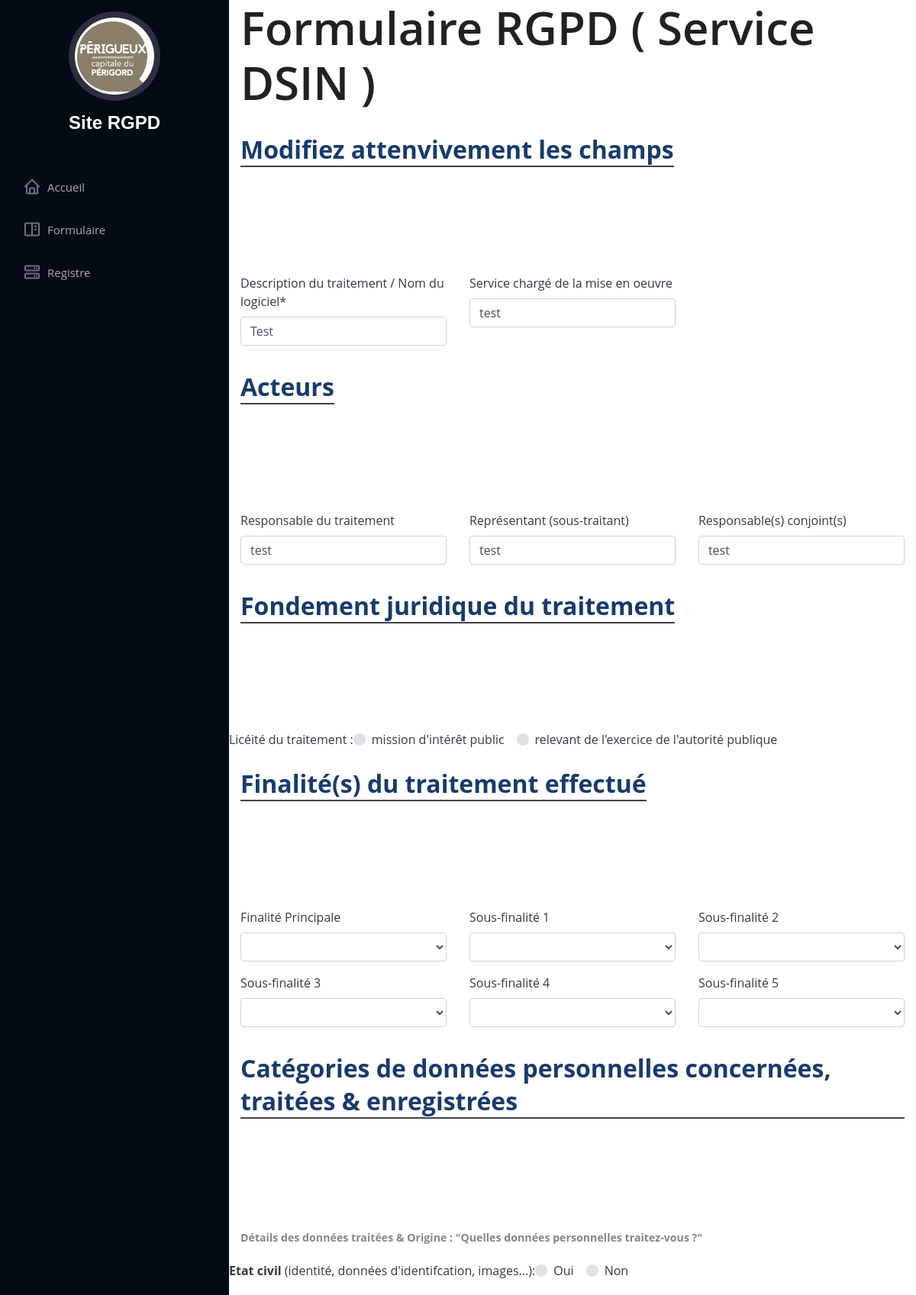
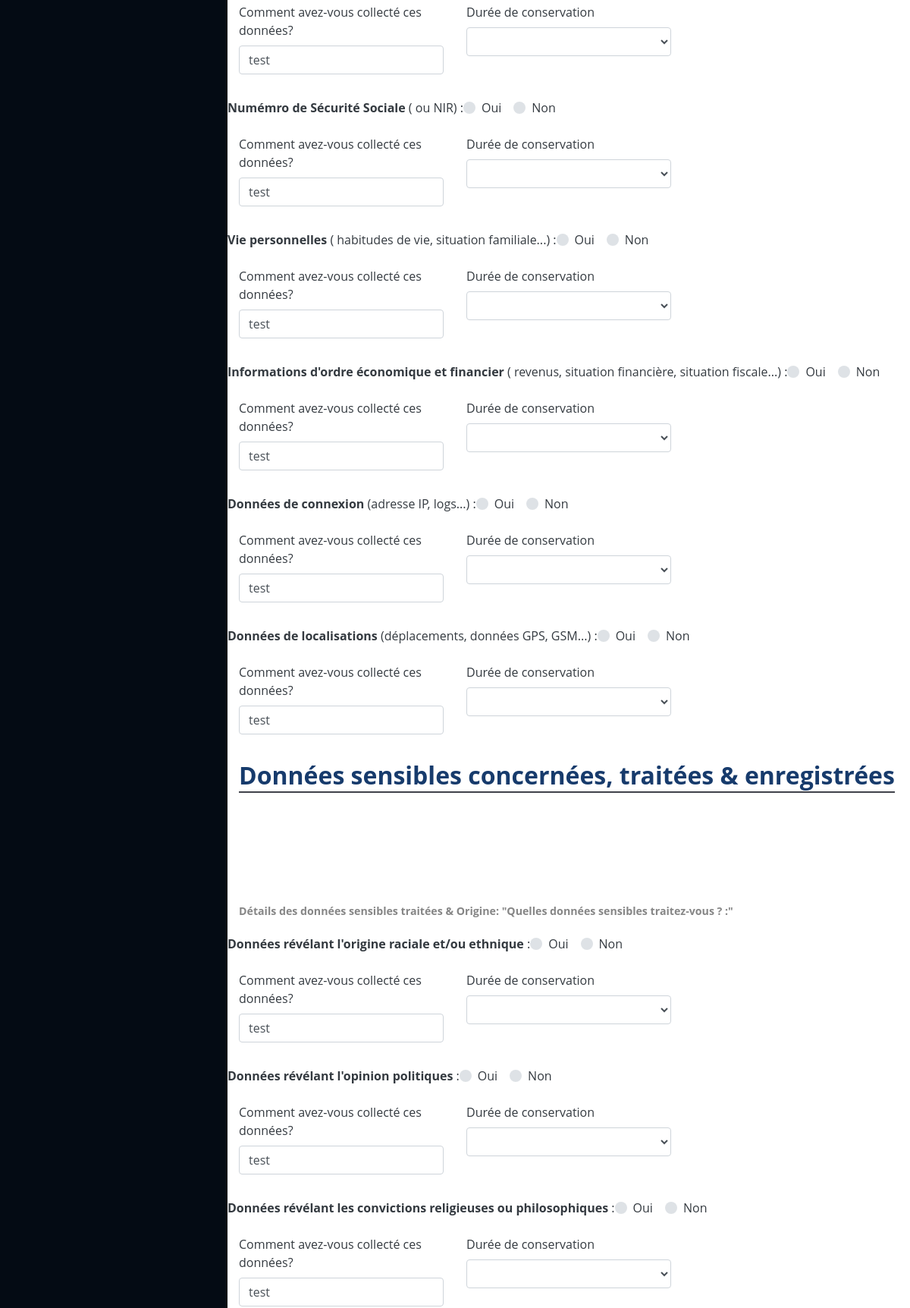
The app's page /modifier.php?ref=1 (upper part) with its own data (2 pictures, top to bottom).
### tables this page shows
CREATE TABLE `formulaire` (
  `Ref` int(11) NOT NULL,
  `Nom` varchar(500) NOT NULL,
  `Mdp` varchar(500) NOT NULL,
  `Liceite` varchar(100) NOT NULL,
  `Auteur` varchar(500) NOT NULL,
  `Service` varchar(500) NOT NULL,
  `Responsable1` varchar(500) NOT NULL,
  `Responsable2` varchar(500) NOT NULL,
  `Representant` varchar(500) NOT NULL,
  `FinaliteP` varchar(100) NOT NULL,
  `Finalite1` varchar(100) NOT NULL,
  `Finalite2` varchar(100) NOT NULL,
  `Finalite3` varchar(100) NOT NULL,
  `Finalite4` varchar(100) NOT NULL,
  `Finalite5` varchar(100) NOT NULL,
  `Etat` varchar(100) NOT NULL,
  `Collecte1` varchar(500) NOT NULL,
  `Duree1` varchar(100) NOT NULL,
  `NSS` varchar(100) NOT NULL,
  `Collecte2` varchar(500) NOT NULL,
  `Duree2` varchar(100) NOT NULL,
  `Viepers` varchar(100) NOT NULL,
  `Collecte3` varchar(500) NOT NULL,
  `Duree3` varchar(100) NOT NULL,
  `Economique` varchar(100) NOT NULL,
  `Collecte4` varchar(500) NOT NULL,
  `Duree4` varchar(100) NOT NULL,
  `Connexion` varchar(100) NOT NULL,
  `Collecte5` varchar(500) NOT NULL,
  `Duree5` varchar(100) NOT NULL,
  `Localisation` varchar(100) NOT NULL,
  `Collecte6` varchar(500) NOT NULL,
  `Duree6` varchar(100) NOT NULL,
  `Origine` varchar(100) NOT NULL,
  `Collecte7` varchar(500) NOT NULL,
  `Duree7` varchar(100) NOT NULL,
  `Politique` varchar(100) NOT NULL,
  `Collecte8` varchar(500) NOT NULL,
  `Duree8` varchar(100) NOT NULL,
  `Conviction` varchar(100) NOT NULL,
  `Collecte9` varchar(500) NOT NULL,
  `Duree9` varchar(100) NOT NULL,
  `Syndicale` varchar(100) NOT NULL,
  `Collecte10` varchar(500) NOT NULL,
  `Duree10` varchar(100) NOT NULL,
  `Medicale` varchar(100) NOT NULL,
  `Collecte11` varchar(500) NOT NULL,
  `Duree11` varchar(100) NOT NULL,
  `Orientation` varchar(100) NOT NULL,
  `Collecte12` varchar(500) NOT NULL,
  `Duree12` varchar(100) NOT NULL,
  `Infraction` varchar(100) NOT NULL,
  `Collecte13` varchar(500) NOT NULL,
  `Duree13` varchar(100) NOT NULL,
  `Echange1` varchar(100) NOT NULL,
  `Echange2` varchar(100) NOT NULL,
  `Echange3` varchar(100) NOT NULL,
  `Destinataire1` varchar(100) NOT NULL,
  `Destinataire2` varchar(100) NOT NULL,
  `Destinataire3` varchar(100) NOT NULL,
  `Destinataire4` varchar(100) NOT NULL,
  `HorsUE` varchar(100) NOT NULL,
  `DestinataireHUE1` varchar(500) NOT NULL,
  `Pays1` varchar(500) NOT NULL,
  `Garantie1` varchar(100) NOT NULL,
  `DestinataireHUE2` varchar(500) NOT NULL,
  `Pays2` varchar(500) NOT NULL,
  `Garantie2` varchar(100) NOT NULL,
  `DestinataireHUE3` varchar(500) NOT NULL,
  `Pays3` varchar(500) NOT NULL,
  `Garantie3` varchar(100) NOT NULL,
  `DestinataireHUE4` varchar(500) NOT NULL,
  `Pays4` varchar(500) NOT NULL,
  `Garantie4` varchar(100) NOT NULL,
  `Securite1` varchar(100) NOT NULL,
  `Securite2` varchar(100) NOT NULL,
  `Securite3` varchar(100) NOT NULL,
  `Technologie1` varchar(100) NOT NULL,
  `Technologie2` varchar(100) NOT NULL,
  `Autre` varchar(500) NOT NULL
);

### modifier.php (the view, shortened to what the rows shown need)
<?php
  require ("config.php");
  try
  {
    $db = new PDO("mysql:host=$host;dbname=$base;charset=utf8",$login,$motdepasse);
  }
  catch (PDOException $e)
  {
    echo "Erreur : ".$e->getMessage();
    die();
  }
  $manager = new FormulaireManager($db);
?>
<!DOCTYPE html>
<html lang="fr">
<head>
  <link href="assets/css/style.css" rel="stylesheet">
  <link href="assets/vendor/icofont/icofont.min.css" rel="stylesheet">
  <link href="assets/vendor/boxicons/css/boxicons.min.css" rel="stylesheet">
  <link rel="stylesheet" href="css/bootstrap.min.css"/>
  <link rel="stylesheet" href="css/font-awesome.min.css"/>
  <link rel="stylesheet" href="css/flaticon.css"/>
  <link rel="stylesheet" href="css/animate.css"/>
  <link rel="stylesheet" href="css/owl.carousel.css"/>
  <link rel="stylesheet" href="css/style.css"/>
</head>
<body class="bg-white">
  <header id="header">
    <div class="d-flex flex-column">
      <div class="profile">
        <h1 class="text-light"><a href="index.php">Site RGPD </a></h1>
      </div>
    </div>
  </header>
  <main id="main">
  <div class="container">
    <div class="section-title">
      <h1>Formulaire RGPD ( Service DSIN )</h1>
    </div>
      <form action="" method="post">
    <div class="section-title">
      <h2>Modifiez attenvivement les champs </h2>
    </div>
  <?php
  $registrer=$manager->get($_GET['ref']);
  if (htmlspecialchars($_GET['ref']))
    {
      $registre=
      '<div class="form-group row">
        <div class="col-md-4 mb-3">
          <label for="Nom" class="text-dark">Description du traitement / Nom du logiciel*</label>
          <input type="text" class="form-control" id="Nom" name="nom_A" value="'.$registrer->getNom().'" >
        </div>
        <div class="col-md-4 mb-3">
          <label for="Service" class="text-dark">Service chargé de la mise en oeuvre</label>
          <input type="text" class="form-control" id="Service" name="service_M" value="'.$registrer->getService().'" >
        </div>
      </div>
      <div class="section-title">
      <h2>Acteurs</h2>
    </div>
      <div class="form-group row">
        <div class="col-md-4 mb-3">
          <label for="Responsable1" class="text-dark">Responsable du traitement</label>
          <input type="text" class="form-control" id="Responsable1" name="responsable1_M" value="'.$registrer->getResponsable1().'" >
        </div>
        <div class="col-md-4 mb-3">
          <label for="Representant" class="text-dark">Représentant (sous-traitant)</label>
          <input type="text" class="form-control" id="Representant" name="representant_M" value="'.$registrer->getResponsable2().'" >
        </div>
        <div class="col-md-4 mb-3">
          <label for="Responsable2" class="text-dark">Responsable(s) conjoint(s)</label>
          <input type="text" class="form-control" id="Responsable2" name="responsable2_M" value="'.$registrer->getResponsable2().'" >
        </div>
      </div>
    <div class="section-title">
      <h2>Fondement juridique du traitement</h2>
    </div>
    <div class="section-title">
      <h2>Finalité(s) du traitement effectué</h2>
    </div>
    <div class="section-title">
      <h2>Catégories de données personnelles concernées, traitées & enregistrées</h2>
    </div>
      <div class="form-group row">
        <div class="col-md-4 mb-3">
          <label for="Collecte1" class="text-dark">Comment avez-vous collecté ces données?</label>
          <input type="text" class="form-control" id="Collecte1" name="collecte1_M" value="'.$registrer->getCollecte1().'" >
        </div>
  </div>
      <div class="form-group row">
        <div class="col-md-4 mb-3">
          <label for="Collecte2" class="text-dark">Comment avez-vous collecté ces données?</label>
          <input type="text" class="form-control" id="Collecte2" name="collecte2_M" value="'.$registrer->getCollecte2().'" >
        </div>
  </div>
      <div class="form-group row">
        <div class="col-md-4 mb-3">
          <label for="Collecte3" class="text-dark">Comment avez-vous collecté ces données?</label>
          <input type="text" class="form-control" id="Collecte3" name="collecte3_M" value="'.$registrer->getCollecte3().'" >
        </div>
  </div>
      <div class="form-group row">
        <div class="col-md-4 mb-3">
          <label for="Service" class="text-dark">Comment avez-vous collecté ces données?</label>
          <input type="text" class="form-control" id="Nom" name="collecte4_M" value="'.$registrer->getCollecte4().'" >
        </div>
  </div>
      <div class="form-group row">
        <div class="col-md-4 mb-3">
          <label for="Collecte5" class="text-dark">Comment avez-vous collecté ces données?</label>
          <input type="text" class="form-control" id="Collecte5" name="collecte5_M" value="'.$registrer->getCollecte5().'" >
        </div>
  </div>
      <div class="form-group row">
        <div class="col-md-4 mb-3">
          <label for="Collecte6" class="text-dark">Comment avez-vous collecté ces données?</label>
          <input type="text" class="form-control" id="Collecte6" name="collecte6_M" value="'.$registrer->getCollecte6().'" >
        </div>
  </div>
    <div class="section-title">
      <h2>Données sensibles concernées, traitées & enregistrées</h2>
    </div>
      <div class="form-group row">
        <div class="col-md-4 mb-3">
          <label for="Collecte7" class="text-dark">Comment avez-vous collecté ces données?</label>
          <input type="text" class="form-control" id="Collecte7" name="collecte7_M" value="'.$registrer->getCollecte7().'" >
        </div>
  </div>
      <div class="form-group row">
        <div class="col-md-4 mb-3">
          <label for="Collecte8" class="text-dark">Comment avez-vous collecté ces données?</label>
          <input type="text" class="form-control" id="Collecte8" name="collecte8_M" value="'.$registrer->getCollecte8().'" >
        </div>
  </div>
      <div class="form-group row">
        <div class="col-md-4 mb-3">
          <label for="Collecte9" class="text-dark">Comment avez-vous collecté ces données?</label>
          <input type="text" class="form-control" id="Collecte9" name="collecte9_M" value="'.$registrer->getCollecte9().'" >
        </div>
  </div>
          <input type="text" class="form-control" id="Collecte10" name="collecte10_M" value="'.$registrer->getCollecte10().'" >
          <input type="text" class="form-control" id="Collecte11" name="collecte11_M" value="'.$registrer->getCollecte11().'" >
          <input type="text" class="form-control" id="Collecte12" name="collecte12_M" value="'.$registrer->getCollecte12().'" >
          <input type="text" class="form-control" id="Collecte13" name="collecte13_M" value="'.$registrer->getCollecte13().'" >
          <input type="text" class="form-control" id="DestinataireHUE1" name="destinatairehue1_M" value="'.$registrer->getDestinataireHUE1().'">
          <input type="text" class="form-control" id="Pays1" name="pays1_M" value="'.$registrer->getPays1().'">
          <input type="text" class="form-control" id="DestinataireHUE2" name="destinatairehue2_M" value="'.$registrer->getDestinataireHUE2().'" >
          <input type="text" class="form-control" id="Pays2" name="pays2_M" value="'.$registrer->getPays2().'" >
          <input type="text" class="form-control" id="DestinataireHUE3" name="destinatairehue3_M" value="'.$registrer->getDestinataireHUE3().'" >
          <input type="text" class="form-control" id="Pays3" name="pays3_M" value="'.$registrer->getPays3().'" >
          <input type="text" class="form-control" id="DestinataireHUE4" name="destinatairehue4_M" value="'.$registrer->getDestinataireHUE4().'" >
          <input type="text" class="form-control" id="Pays4" name="pays4_M" value="'.$registrer->getPays4().'" >
          <input type="text" class="form-control" id="Autre" name="autre_A" value="'.$registrer->getAutre().'" >
      ';
  }
  if(isset($registre)){
        echo $registre;
    }
?>
      </form>
  </div>
</main>
<?php include('footer.php'); ?>

### records on screen
formulaire: nom_A "Test", service_M "test", responsable1_M "test", representant_M "test", responsable2_M "test", collecte1_M "test", collecte2_M "test", collecte3_M "test", collecte4_M "test", collecte5_M "test", collecte6_M "test", collecte7_M "test", collecte8_M "test", collecte9_M "test"
